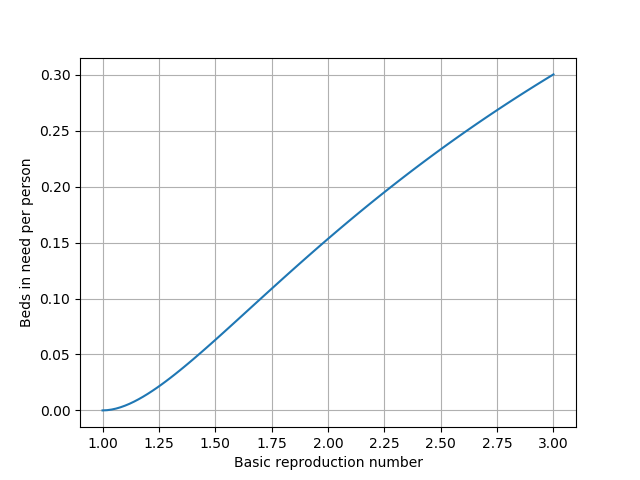

Here is the Python script that generated this plot:
import numpy as np
import matplotlib.pyplot as plt

R0 = np.linspace(1,3,101)
n0 = 1-(1+np.log(R0))/R0

plt.plot(R0, n0)
plt.xlabel('Basic reproduction number')
plt.ylabel('Beds in need per person')
plt.grid()
plt.savefig('R0-n0.png')
plt.close()